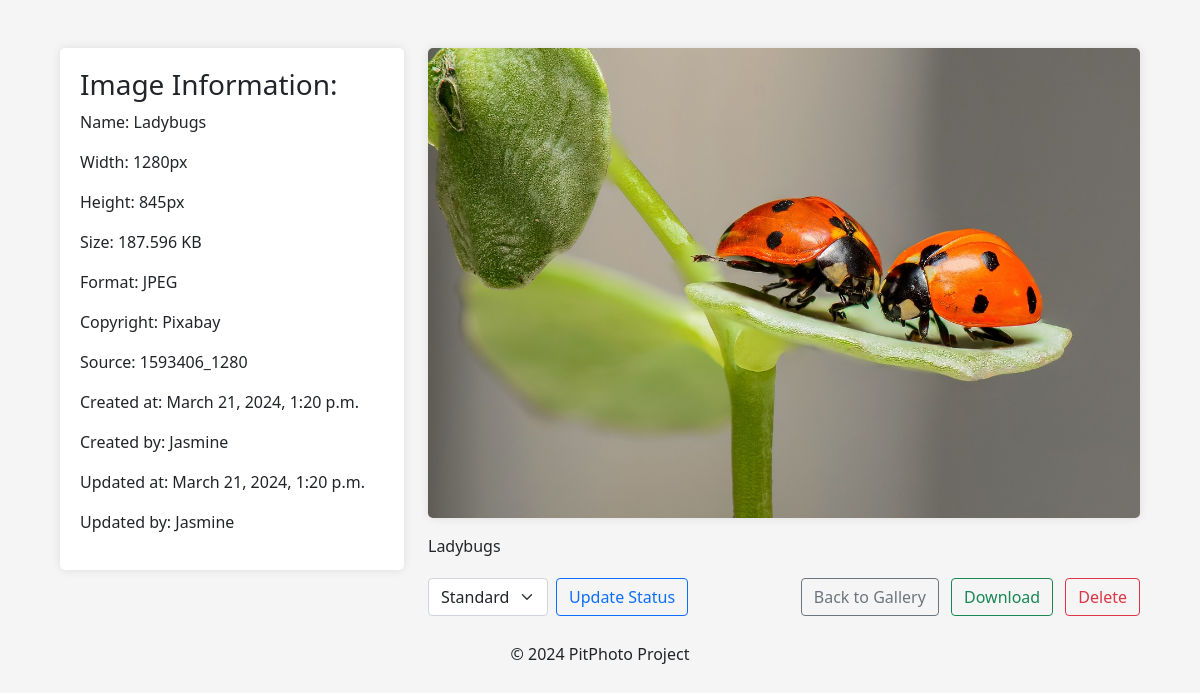
The app's page /photo/45 with its own data.
### photos/models.py (models this page shows, shortened)
class Photo(models.Model):
    category = models.ForeignKey(
        Category, on_delete=models.SET_NULL, null=True, blank=True)
    image = models.ImageField(null=False, blank=False)
    description = models.TextField()
    user = models.ForeignKey(settings.AUTH_USER_MODEL, on_delete=models.CASCADE, null=True)
    name = models.CharField(max_length=255)
    width = models.PositiveIntegerField(null=True, blank=True)
    height = models.PositiveIntegerField(null=True, blank=True)
    size = models.FloatField(null=True, blank=True)  # In Megabytes
    format = models.CharField(max_length=10, null=True, blank=True)
    copyright = models.CharField(max_length=255, blank=True, null=True)
    source = models.URLField(max_length=1024, blank=True, null=True)
    created_at = models.DateTimeField(auto_now_add=True)
    created_by = models.ForeignKey(settings.AUTH_USER_MODEL, related_name='photos_created', on_delete=models.SET_NULL, null=True)
    updated_at = models.DateTimeField(auto_now=True)
    updated_by = models.ForeignKey(settings.AUTH_USER_MODEL, related_name='photos_updated', on_delete=models.SET_NULL, null=True)
    STATUS_CHOICES = [
        ('new', 'New'),
        ('approved', 'Approved'),
        ('optimized', 'Optimized'),
        ('locked', 'Locked'),
        ('standard', 'Standard'),
    ]
    status = models.CharField(max_length=10, choices=STATUS_CHOICES, default='new')

### photos/views.py (the view)
# urls.py: path('photo/<str:pk>', viewPhoto, name='photo'),
def viewPhoto(request, pk):
    photo = Photo.objects.get(id=pk)
    return render(request, 'photos/photo.html', {'photo': photo})

### photos/templates/photos/photo.html (shortened to what this page needs)
<!DOCTYPE html>
<html lang="en">
<head>
    <link href="https://cdn.jsdelivr.net/npm/bootstrap@5.0.0-beta1/dist/css/bootstrap.min.css" rel="stylesheet">
</head>
<body class="m-5">
    <div class="container">
        <div class="row justify-content-center">
            <div class="col-md-4">
                <div class="photo-info">
                    <h3>Image Information:</h3>
                    <p>Name: {{ photo.name }}</p>
                    <p>Width: {{ photo.width }}px</p>
                    <p>Height: {{ photo.height }}px</p>
                    <p>Size: {{ photo.size }} KB</p>
                    <p>Format: {{ photo.format }}</p>
                    <p>Copyright: {{ photo.copyright }}</p>
                    <p>Source: {{ photo.source }}</p>
                    <p>Created at: {{ photo.created_at }}</p>
                    <p>Created by: {{ photo.created_by.username }}</p>
                    <p>Updated at: {{ photo.updated_at }}</p>
                    <p>Updated by: {{ photo.updated_by.username }}</p>
                </div>
            </div>
            <div class="col-md-8">
                <img src="{{ photo.image.url }}" class="photo-view" alt="Photo">
                <p class="mt-3">{{ photo.description }}</p>
                <div class="control-panel">
                    <div class="control-panel d-flex justify-content-between align-items-center mt-3">
                        <form action="{% url 'change_photo_status' photo.id %}" method="post" class="d-flex align-items-center">
                            <div class="me-2">
                                <select name="status" id="status" class="form-select">
                                    {% for key, value in photo.STATUS_CHOICES %}
                                        <option value="{{ key }}" {% if photo.status == key %}selected{% endif %}>{{ value }}</option>
                                    {% endfor %}
                                </select>
                            </div>
                            <button type="submit" class="btn btn-outline-primary me-3">Update Status</button>
                        </form>
                        <div>
                            <a href="{% url 'gallery' %}" class="btn btn-outline-secondary me-2">Back to Gallery</a>
                            <a href="{{ photo.image.url }}" download="{{ photo.name }}" class="btn btn-outline-success me-2">Download</a>
                            <form action="{% url 'delete_photo' photo.id %}" method="post" style="display: inline;">
                                <button type="submit" class="btn btn-outline-danger" onclick="return confirm('Are you sure you want to delete this photo?');">Delete</button>
                            </form>
                        </div>
                    </div>
                </div>
            </div>
        </div>
    </div>
</body>
<footer class="bg-dank text-center text-lg-start">
    <div class="text-center p-3" style="margin:10px;","background-color: rgba(0, 0, 0, 0,5);">
        © 2024 PitPhoto Project
    </div>
</footer>
</html>

### photos/templates/photos/photo.html (style rules this page uses)
body { background-color: #f5f5f5; }
.photo-info { padding: 20px; background-color: #fff; border-radius: 5px; margin-bottom: 20px; box-shadow: 0 0 10px rgba(0, 0, 0, 0.1); }
.photo-view { max-width: 100%; height: auto; border-radius: 5px; box-shadow: 0 0 10px rgba(0, 0, 0, 0.1); }
.control-panel { margin-top: 20px; }

### records on screen
Photo: name "Ladybugs", width "1280", height "845", size "187.596", format "JPEG", copyright "Pixabay", source "1593406_1280", created_at "March 21, 2024, 1:20 p.m.", created_by.username "Jasmine", updated_at "March 21, 2024, 1:20 p.m.", updated_by.username "Jasmine", image (picture), description "Ladybugs", status "Standard"
